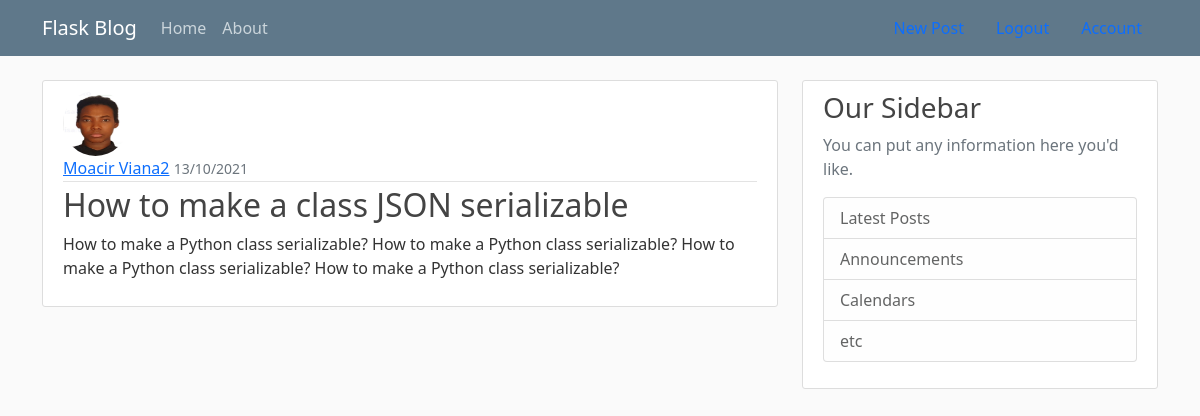
Screenshot of /post/5 (signed in) with the database file from the repository.
### flaskblog/models.py (models this page shows, shortened)
class User(db.Model, UserMixin):
    id = db.Column(db.Integer, primary_key=True)
    username = db.Column(db.String(20), unique=True, nullable=False)
    email = db.Column(db.String(120), unique=True, nullable=False)
    image_file = db.Column(db.String(120), nullable=False, default='default.jpg')
    password = db.Column(db.String(60), nullable=False)
    posts = db.relationship('Post', backref='author', lazy=True)

class Post(db.Model):
    id = db.Column(db.Integer, primary_key=True)
    title = db.Column(db.String(100), nullable=False)
    date_posted = db.Column(db.DateTime, nullable=False, default=datetime.utcnow)
    content = db.Column(db.Text, nullable=False)
    user_id = db.Column(db.Integer, db.ForeignKey('user.id'), nullable=False)

### flaskblog/routes.py (the view)
@app.route("/post/<int:post_id>")
@login_required
def post(post_id):
    post = Post.query.get_or_404(post_id)
    return render_template("post.html", title=post.title, post=post)

### flaskblog/models.py (called while the page is built)
@login_manager.user_loader
def load_user(user_id):
    return User.query.get(int(user_id))

### flaskblog/templates/post.html (shortened to what this page needs)
{% extends "layout.html" %}
{% block content %}
 <article class="media content-section">
  <img class="rounded-circle article-img" src="{{ url_for('static', filename='profile_pics/' + post.author.image_file)}}" />
    <div class="media-body">
      <div class="article-metadata">
        <a class="mr-2" href="{{ url_for('user_posts', username=post.author.username)}}">{{ post.author.username }}</a>
        <small class="text-muted">{{ post.date_posted.strftime('%d/%m/%Y') }}</small>
      </div>
      <h2 class="article-title">{{ post.title}}</h2>
      <p class="article-content">{{ post.content }}</p>
    </div>
  </article>
{% endblock content %}

### flaskblog/static/main.css (style rules this page uses)
body { background: #fafafa; color: #333333; margin-top: 5rem; }
h1, h2, h3, h4, h5, h6 { color: #444444; }
.content-section { background: #ffffff; padding: 10px 20px; border: 1px solid #dddddd; border-radius: 3px; margin-bottom: 20px; }
.article-title { color: #444444; }
.article-content { white-space: pre-line; }
.article-img { height: 65px; width: 65px; margin-right: 16px; }
.article-metadata { padding-bottom: 1px; margin-bottom: 4px; border-bottom: 1px solid #e3e3e3 }

### rows the page displays
User: image_file (picture), author.username "Moacir Viana2"
Post: date_posted "13/10/2021", title "How to make a class JSON serializable", content "How to make a Python class serializable? How to make a Python class serializable? How to make a Python class serializable? How to make a Python class serializable?"
